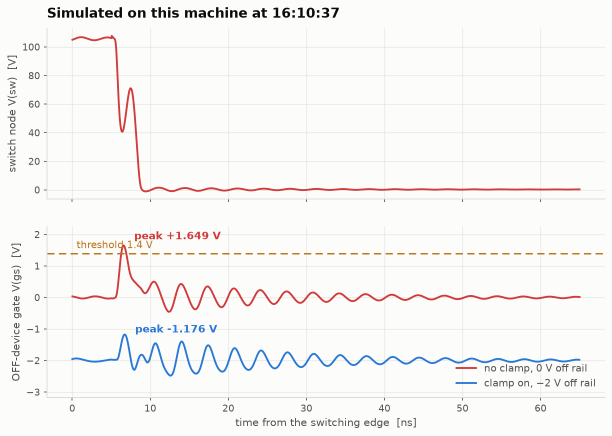
#> input picture results/live_run.png, 1224 x 872 px (shown at 1/2 size)
$ python record_live_demo.py ../results/buck_run.png
#> lines starting #> are read from the running program, lines starting #| are printed output that depends on the picture
"""
record_live_demo.py -- record the LIVE demo actually running.

Slide 14 offers to run the simulation in the room. That offer needs a
fallback, because a laptop in a review room is not a controlled environment:
if the live run does not start, the presenter should have a recording of the
SAME command working rather than a different artefact to explain.

results/demo_full.mp4 is not that. It is a five-act film with typed-on code
and rendered terminal panes -- an explanation of the project. This is a
screen recording of one command: what proof/LIVE-SIM.sh prints, in the order
it prints it, at the speed it prints it.

The timing is real. Output lines are captured with the wall-clock time they
were emitted, and the recording replays them at those times -- including the
3.7 s pause while ngspice solves, which is the part a sceptic is watching
for. Nothing is sped up.

    python3 scripts/record_live_demo.py           the double-pulse bench
    python3 scripts/record_live_demo.py --buck    the converter

Writes results/live_demo_recording.mp4, or results/buck_recording.mp4.
"""
import os
import subprocess
import sys
import time

import numpy as np
from PIL import Image, ImageDraw, ImageFont

ROOT = os.path.dirname(os.path.dirname(os.path.abspath(__file__)))
RES = os.path.join(ROOT, "results")
# Which demo this run records. The two are the same recording job over a
# different command, so they share every frame-drawing routine below; only
# the script, the header line, the closing still and the output file differ.
BUCK = "--buck" in sys.argv
TARGET = dict(
    script="live_buck.py" if BUCK else "live_demo.py",
    header="$ bash proof/%s" % ("LIVE-BUCK.sh" if BUCK else "LIVE-SIM.sh"),
    still="buck_run.png" if BUCK else "live_run.png",
    out="buck_recording.mp4" if BUCK else "live_demo_recording.mp4",
)
OUT = os.path.join(RES, TARGET["out"])

W, H, FPS = 1600, 900, 25
BG, INK, DIM = (12, 12, 12), (232, 232, 228), (128, 128, 122)
GRN, RED, YEL, BLU = (94, 200, 130), (224, 90, 90), (222, 180, 90), (110, 160, 235)
PAD, LH = 56, 30


def mono(px, bold=False):
#> called with px = 21, bold = False
    for p in ("/usr/share/fonts/truetype/dejavu/DejaVuSansMono%s.ttf"
              % ("-Bold" if bold else ""),
              "/usr/share/fonts/truetype/liberation/LiberationMono-%s.ttf"
              % ("Bold" if bold else "Regular")):
        if os.path.exists(p):
            return ImageFont.truetype(p, px)
    return ImageFont.load_default()


F, FB = mono(21), mono(21, True)


def colour_for(line):
    s = line.strip()
    if "DIFFERS" in s:
        return RED
    if "match" in s or "efficiency" in s:
        return GRN
    if "costs" in s and "points" in s:
        return BLU
    if "SHOOT-THROUGH" in s or s.startswith("(a)"):
        return RED if "SHOOT" in s else YEL
    if "SAFE" in s or s.startswith("(b)"):
        return GRN if "SAFE" in s else YEL
    if s.startswith("---") or s.startswith("machine") or s.startswith("spice") \
       or s.startswith("circuit") or s.startswith("changing"):
        return DIM
    if "on the slide" in s or "this run" in s:
        return BLU
    return INK


def capture():
    """Run the demo, keeping each line with the second it appeared."""
    print("  running the live demo and timing its output ...")
    t0 = time.time()
    p = subprocess.Popen([sys.executable,
                          os.path.join(ROOT, "scripts", TARGET["script"])],
                         cwd=ROOT, stdout=subprocess.PIPE, stderr=subprocess.STDOUT,
                         text=True, bufsize=1,
                         env=dict(os.environ, NO_COLOR="1", PYTHONUNBUFFERED="1"))
    lines = []
    for ln in p.stdout:
        lines.append((time.time() - t0, ln.rstrip("\n")))
        print("    %6.2fs  %s" % lines[-1])
    p.wait()
    return lines, time.time() - t0


def frames_for(lines, total):
    """One frame per tick; a line appears on the frame its timestamp falls in."""
#> called with total = 0.025
    head = mono(26, True)
    n = int((total + 3.0) * FPS)                 # 3 s hold on the finished screen
    out = []
    for k in range(n):
        t = k / float(FPS)
        im = Image.new("RGB", (W, H), BG)
        d = ImageDraw.Draw(im)
        d.text((PAD, 26), TARGET["header"], font=head, fill=GRN)
        d.text((W - PAD - 190, 32), "%5.1f s" % min(t, total), font=F, fill=DIM)
        y = 82
        for ts, ln in lines:
            if ts > t:
                break
            if y > H - PAD:
                break
            d.text((PAD, y), ln[:110],
                   font=FB if ("SHOOT" in ln or "SAFE" in ln or "DIFFERS" in ln) else F,
                   fill=colour_for(ln))
            y += LH
        # a cursor while the run is still going
        if t < total and int(t * 2) % 2 == 0:
            d.rectangle([PAD, y + 6, PAD + 11, y + 22], fill=DIM)
        out.append(im)
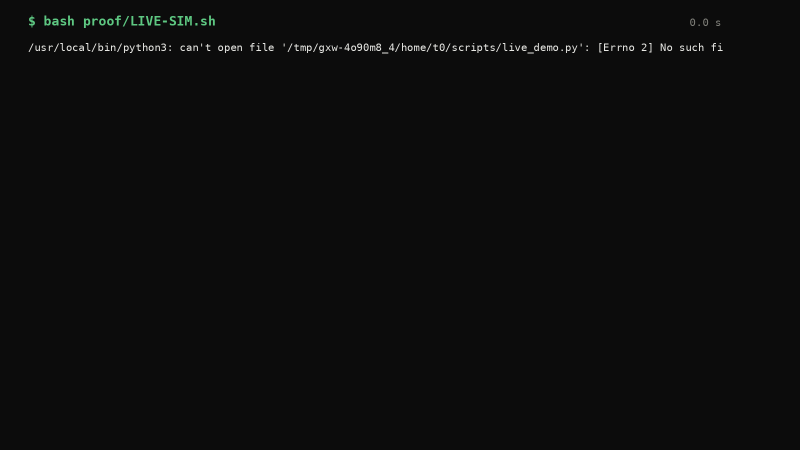
#> im: PIL image 1600x900 RGB (shown at 1/2 size); mean R, G, B 12.9, 13.1, 13
#> after the loop, out = 75 items
    return out


def plot_frames(secs=5.0):
    """End on the waveform the run just drew."""
#> called with secs = 5
    p = os.path.join(RES, TARGET["still"])
    if not os.path.exists(p):
        return []
    im = Image.open(p).convert("RGB")
#> im: PIL image 1224x872 RGB
    sc = min((W - 2 * PAD) / im.width, (H - 2 * PAD) / im.height)
#> sc = 0.904
    im = im.resize((int(im.width * sc), int(im.height * sc)), Image.LANCZOS)
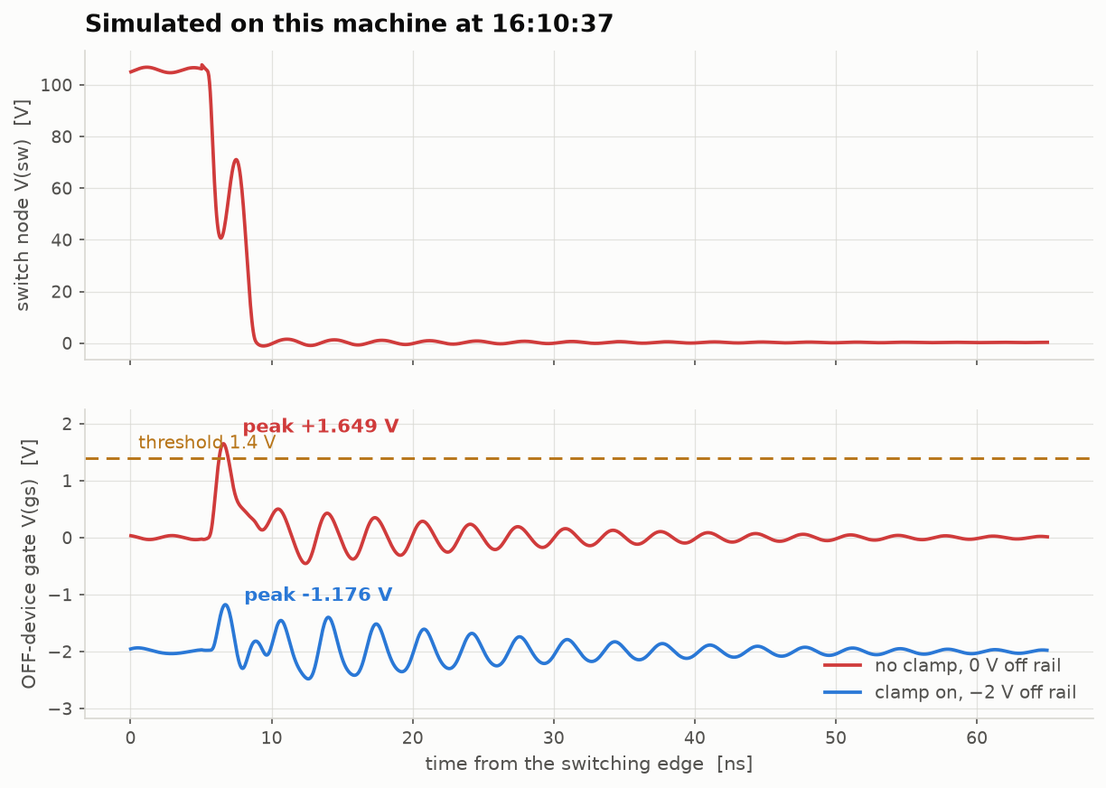
#> im: PIL image 1106x788 RGB; mean R, G, B 247, 245.6, 245
    canvas = Image.new("RGB", (W, H), BG)
    canvas.paste(im, ((W - im.width) // 2, (H - im.height) // 2))
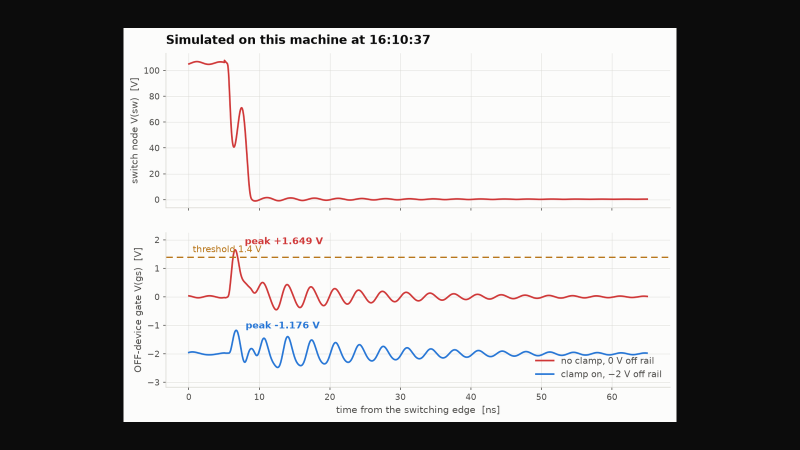
#> canvas: PIL image 1600x900 RGB (shown at 1/2 size); mean R, G, B 154.2, 153.4, 153
    return [canvas] * int(secs * FPS)


def encode(frames, path):
    import imageio_ffmpeg
    exe = imageio_ffmpeg.get_ffmpeg_exe()
    cmd = [exe, "-y", "-f", "rawvideo", "-pix_fmt", "rgb24",
           "-s", "%dx%d" % (W, H), "-r", str(FPS), "-i", "-",
           "-c:v", "libx264", "-pix_fmt", "yuv420p", "-crf", "23",
           "-movflags", "+faststart", path]
    p = subprocess.Popen(cmd, stdin=subprocess.PIPE,
                         stdout=subprocess.DEVNULL, stderr=subprocess.DEVNULL)
    for f in frames:
        p.stdin.write(np.asarray(f, dtype=np.uint8).tobytes())
    p.stdin.close()
    return p.wait()


def main():
    lines, total = capture()
    if not lines:
        raise SystemExit("the demo produced no output")
    fr = frames_for(lines, total) + plot_frames()
#> fr = 200 items
    print("  %d frames, %.1f s at %d fps (the run itself took %.1f s)"
          % (len(fr), len(fr) / float(FPS), FPS, total))
#|   200 frames, 8.0 s at 25 fps (the run itself took 0.0 s)
    rc = encode(fr, OUT)
    print("  %s: %s (%.1f MB)" % ("written" if rc == 0 else "ffmpeg FAILED",
                                  OUT, os.path.getsize(OUT) / 1e6 if rc == 0 else 0))
    return rc


if __name__ == "__main__":
    sys.exit(main())
#> (the call stopped at in encode, `exe = imageio_ffmpeg.get_ffmpeg_exe()`: imageio_ffmpeg is not available in this run)

$ run again, with results/crosstalk_model_matlab.png copied over results/live_run.png
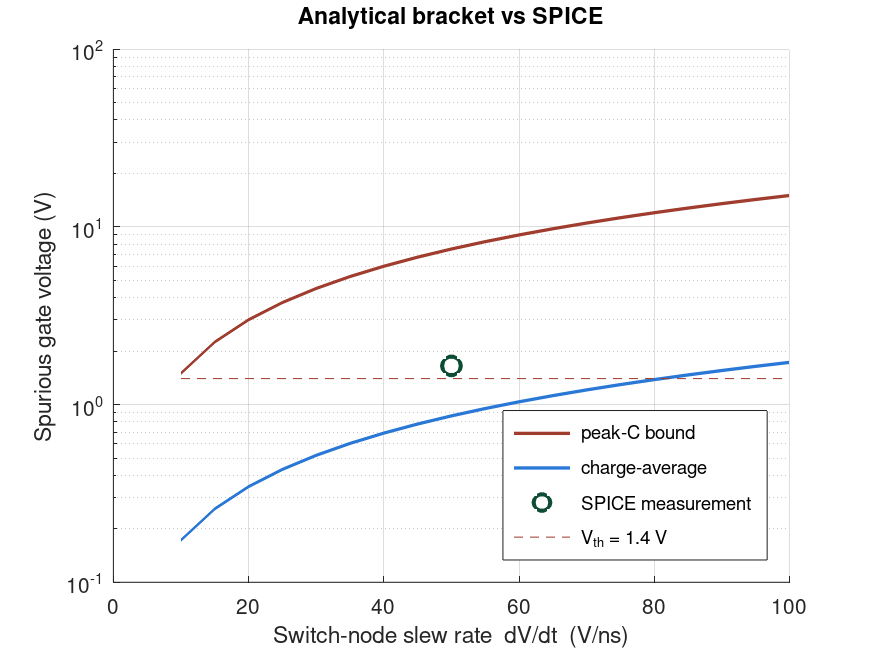
#> input picture results/crosstalk_model_matlab.png, 872 x 654 px
#> after the loop in frames_for, `for k in range(n):`: out = 75 items
#> in plot_frames, im is the input picture: PIL image 872x654 RGB; mean R, G, B 248.8, 248.7, 249
#> in plot_frames, `canvas.paste(im, ((W - im.width) // 2, (H - im.height) // 2))`:
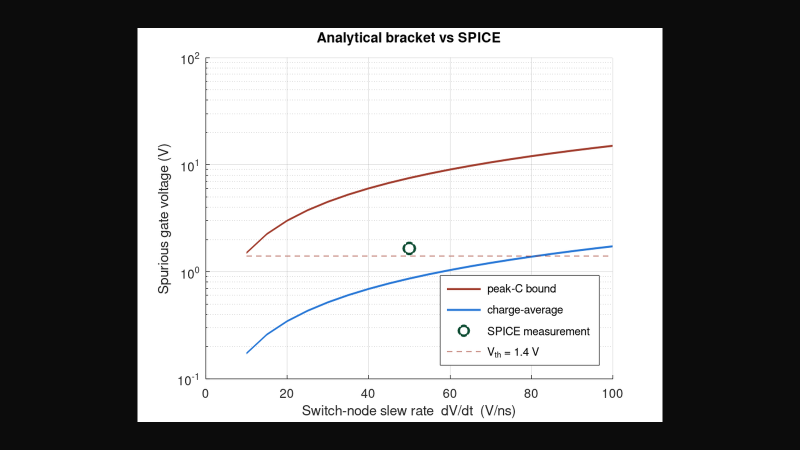
#> canvas: PIL image 1600x900 RGB (shown at 1/2 size); mean R, G, B 147.8, 147.8, 147.9
#> fr = 200 items
#|   200 frames, 8.0 s at 25 fps (the run itself took 0.0 s)

$ run again, with results/fig_arch_base.png copied over results/live_run.png
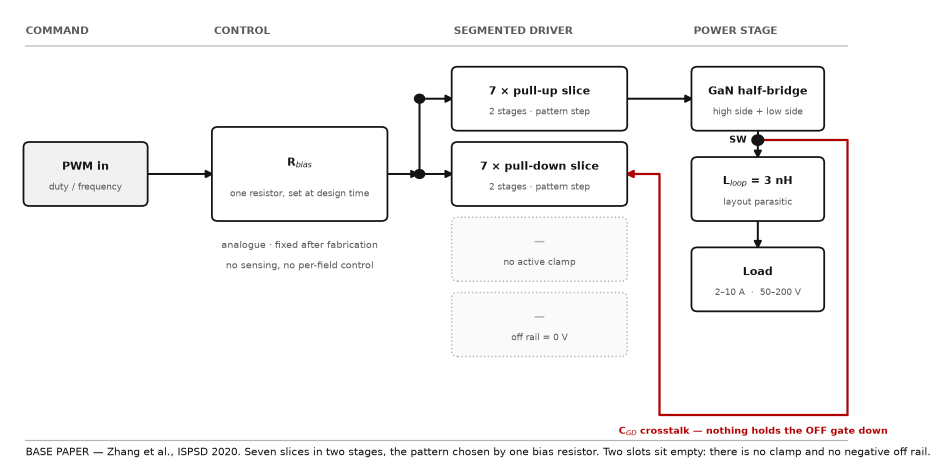
#> input picture results/fig_arch_base.png, 1878 x 937 px (shown at 1/2 size)
#> after the loop in frames_for, `for k in range(n):`: out = 75 items
#> in plot_frames, `im = im.resize((int(im.width * sc), int(im.height * sc)), Image.LANCZOS)`:
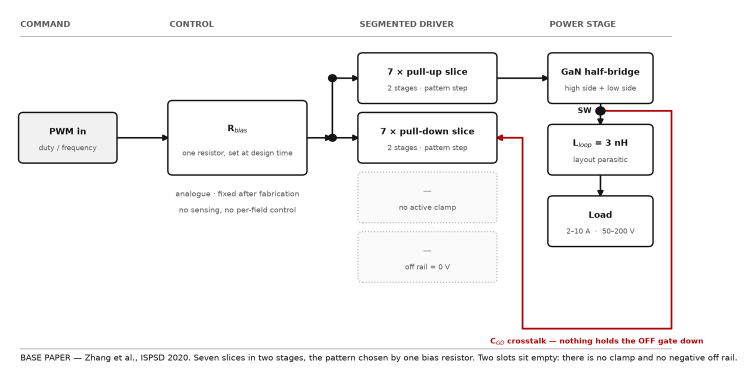
#> im: PIL image 1488x742 RGB (shown at 1/2 size); mean R, G, B 247, 246, 246
#> in plot_frames, `canvas.paste(im, ((W - im.width) // 2, (H - im.height) // 2))`:
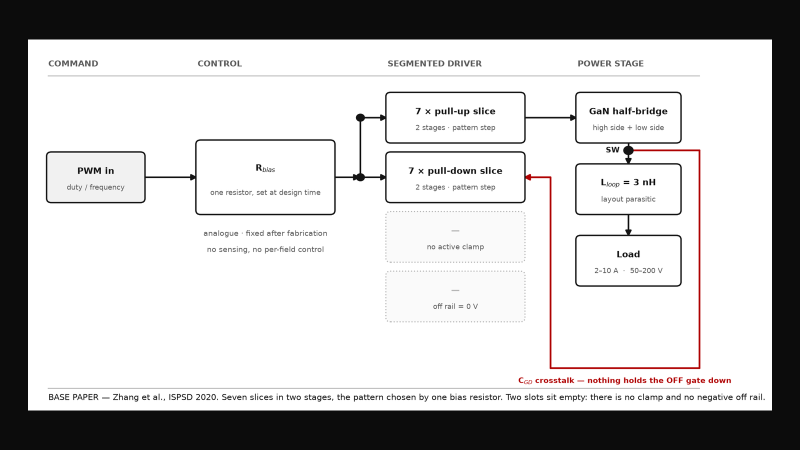
#> canvas: PIL image 1600x900 RGB (shown at 1/2 size); mean R, G, B 192.2, 191.4, 191.4
#> fr = 200 items
#|   200 frames, 8.0 s at 25 fps (the run itself took 0.0 s)

$ run again, with results/fig_arch_delta.png copied over results/live_run.png
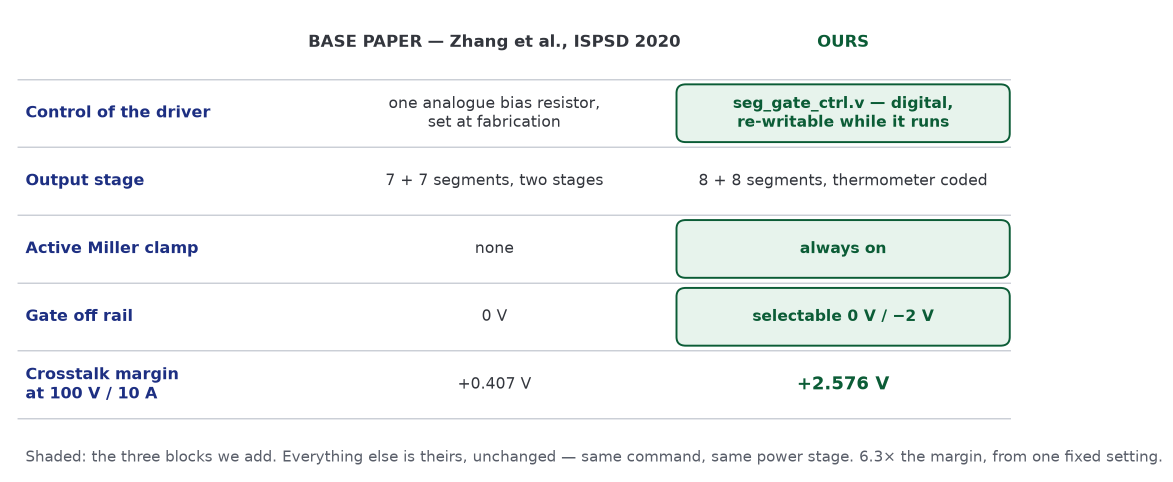
#> input picture results/fig_arch_delta.png, 2346 x 964 px (shown at 1/2 size)
#> after the loop in frames_for, `for k in range(n):`: out = 75 items
#> in plot_frames, `im = im.resize((int(im.width * sc), int(im.height * sc)), Image.LANCZOS)`:
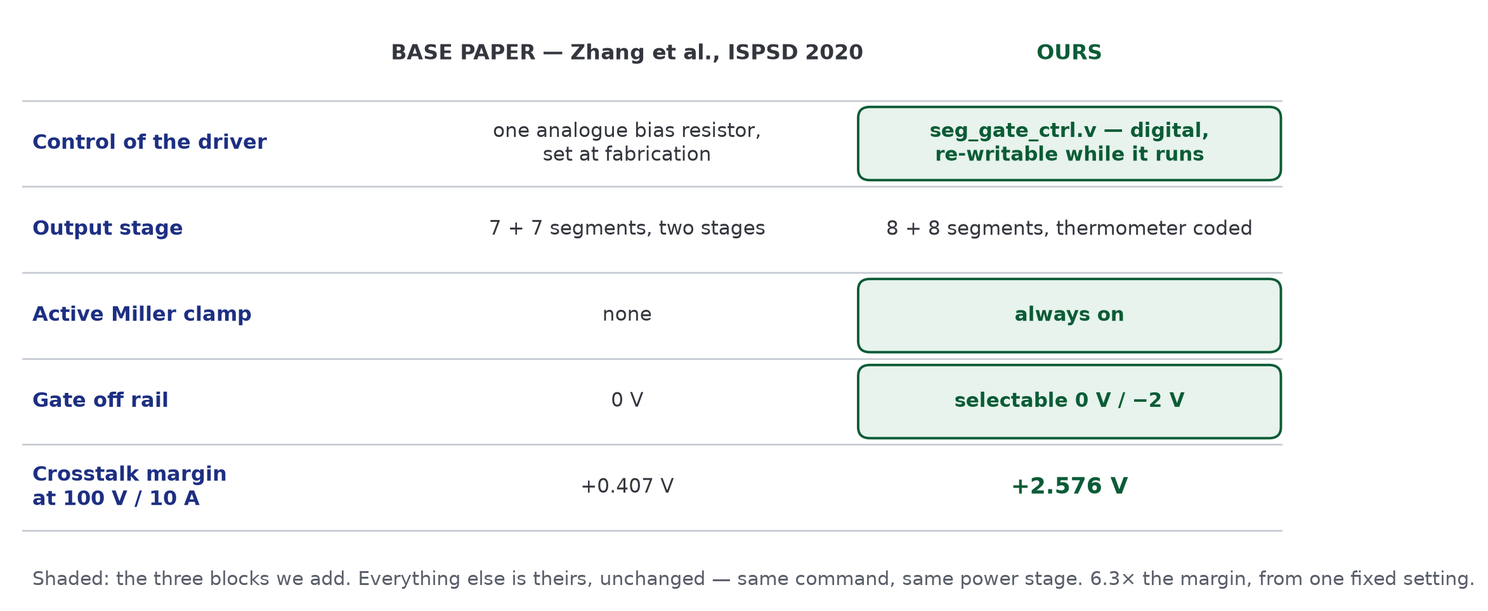
#> im: PIL image 1488x611 RGB; mean R, G, B 243.7, 246.3, 246
#> in plot_frames, `canvas.paste(im, ((W - im.width) // 2, (H - im.height) // 2))`:
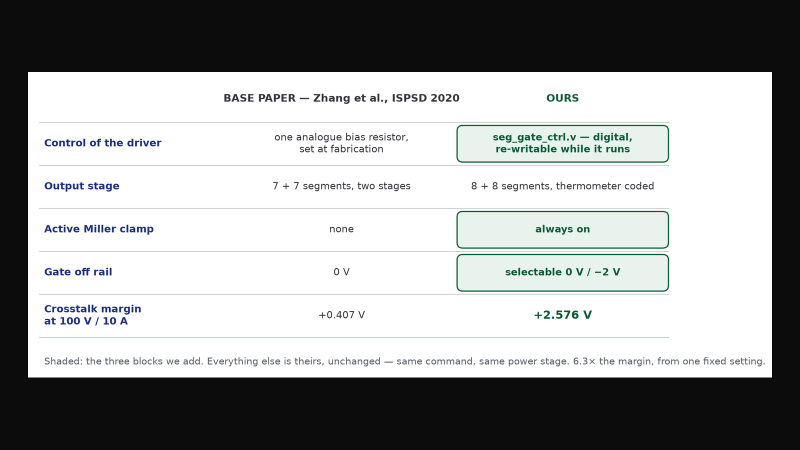
#> canvas: PIL image 1600x900 RGB (shown at 1/2 size); mean R, G, B 158.3, 159.9, 159.7
#> fr = 200 items
#|   200 frames, 8.0 s at 25 fps (the run itself took 0.0 s)
